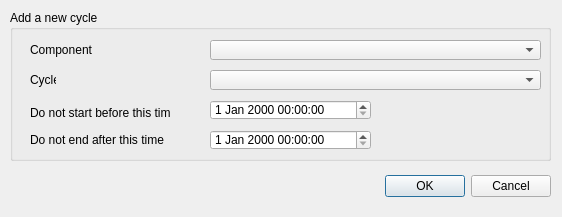
<?xml version="1.0" encoding="UTF-8"?>
<ui version="4.0">
 <class>Dialog</class>
 <widget class="QDialog" name="Dialog">
  <property name="geometry">
   <rect>
    <x>0</x>
    <y>0</y>
    <width>562</width>
    <height>217</height>
   </rect>
  </property>
  <property name="windowTitle">
   <string>Add a Cycle</string>
  </property>
  <property name="autoFillBackground">
   <bool>false</bool>
  </property>
  <widget class="QDialogButtonBox" name="buttonBox">
   <property name="geometry">
    <rect>
     <x>380</x>
     <y>170</y>
     <width>171</width>
     <height>32</height>
    </rect>
   </property>
   <property name="orientation">
    <enum>Qt::Horizontal</enum>
   </property>
   <property name="standardButtons">
    <set>QDialogButtonBox::Cancel|QDialogButtonBox::Ok</set>
   </property>
  </widget>
  <widget class="QGroupBox" name="groupBox">
   <property name="geometry">
    <rect>
     <x>10</x>
     <y>10</y>
     <width>541</width>
     <height>151</height>
    </rect>
   </property>
   <property name="title">
    <string>Add a new cycle</string>
   </property>
   <widget class="QLabel" name="lblCycle">
    <property name="geometry">
     <rect>
      <x>20</x>
      <y>60</y>
      <width>26</width>
      <height>20</height>
     </rect>
    </property>
    <property name="text">
     <string>Cycle</string>
    </property>
   </widget>
   <widget class="QLabel" name="lblEnd">
    <property name="geometry">
     <rect>
      <x>20</x>
      <y>120</y>
      <width>141</width>
      <height>20</height>
     </rect>
    </property>
    <property name="text">
     <string>Do not end after this time</string>
    </property>
   </widget>
   <widget class="QLabel" name="lblStart">
    <property name="geometry">
     <rect>
      <x>20</x>
      <y>95</y>
      <width>141</width>
      <height>16</height>
     </rect>
    </property>
    <property name="text">
     <string>Do not start before this time</string>
    </property>
   </widget>
   <widget class="QLabel" name="lblComponent">
    <property name="geometry">
     <rect>
      <x>20</x>
      <y>30</y>
      <width>84</width>
      <height>20</height>
     </rect>
    </property>
    <property name="text">
     <string>Component</string>
    </property>
   </widget>
   <widget class="QComboBox" name="cmbCycleName">
    <property name="geometry">
     <rect>
      <x>200</x>
      <y>60</y>
      <width>331</width>
      <height>20</height>
     </rect>
    </property>
   </widget>
   <widget class="QDateTimeEdit" name="dtEditStart">
    <property name="geometry">
     <rect>
      <x>200</x>
      <y>90</y>
      <width>161</width>
      <height>20</height>
     </rect>
    </property>
   </widget>
   <widget class="QDateTimeEdit" name="dtEditEnd">
    <property name="geometry">
     <rect>
      <x>200</x>
      <y>120</y>
      <width>161</width>
      <height>20</height>
     </rect>
    </property>
   </widget>
   <widget class="QComboBox" name="cmbComponentName">
    <property name="geometry">
     <rect>
      <x>200</x>
      <y>30</y>
      <width>331</width>
      <height>20</height>
     </rect>
    </property>
   </widget>
  </widget>
 </widget>
 <resources/>
 <connections>
  <connection>
   <sender>buttonBox</sender>
   <signal>rejected()</signal>
   <receiver>Dialog</receiver>
   <slot>reject()</slot>
   <hints>
    <hint type="sourcelabel">
     <x>316</x>
     <y>260</y>
    </hint>
    <hint type="destinationlabel">
     <x>286</x>
     <y>274</y>
    </hint>
   </hints>
  </connection>
  <connection>
   <sender>buttonBox</sender>
   <signal>accepted()</signal>
   <receiver>Dialog</receiver>
   <slot>accept()</slot>
   <hints>
    <hint type="sourcelabel">
     <x>248</x>
     <y>254</y>
    </hint>
    <hint type="destinationlabel">
     <x>157</x>
     <y>274</y>
    </hint>
   </hints>
  </connection>
 </connections>
</ui>
